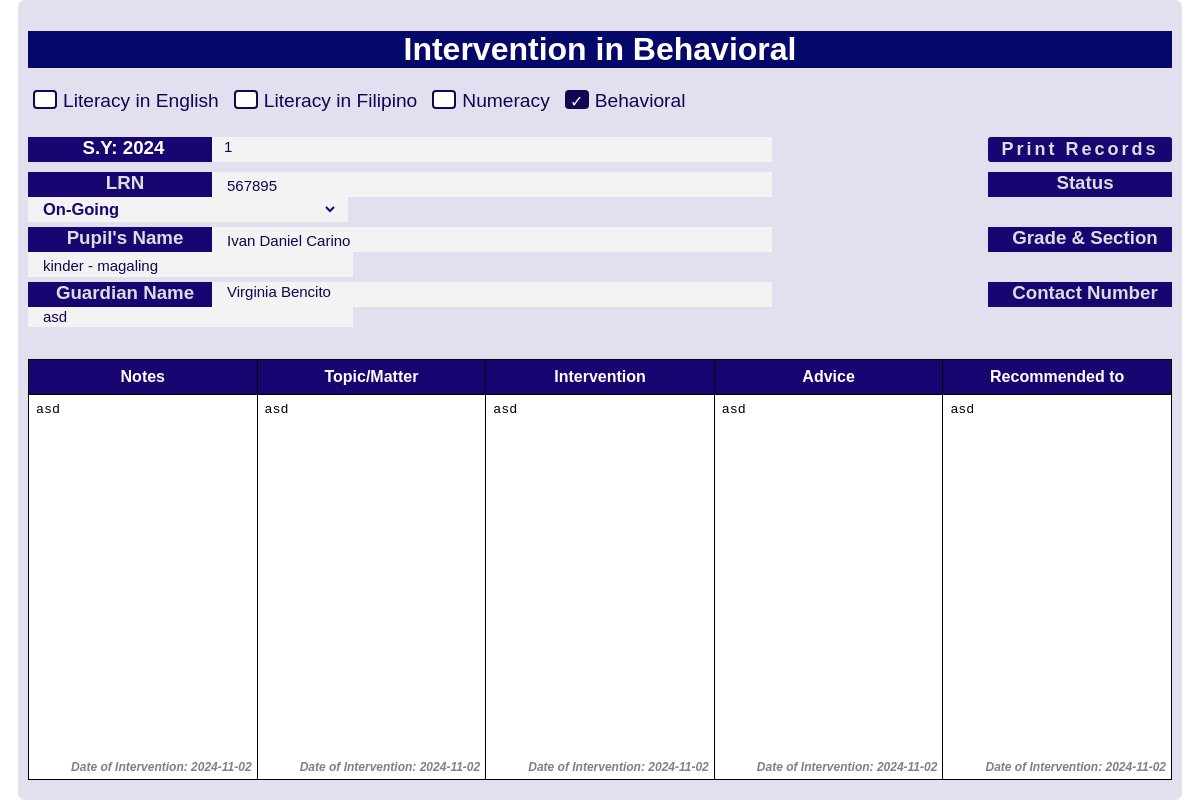
The page /Bacayao_Sur_Elementary_School/adviser_dashboard/classifications/update_record_behavioral.php?lrn=567895&quarter=1&school_year=2024 on the database its author committed.
### tables this page shows
CREATE TABLE `behavioral` (
  `id` int(11) NOT NULL,
  `lrn` varchar(255) NOT NULL,
  `fullname` varchar(255) NOT NULL,
  `grade` varchar(255) NOT NULL,
  `section` varchar(255) NOT NULL,
  `date` varchar(255) NOT NULL,
  `quarter` varchar(255) NOT NULL,
  `classification` varchar(255) NOT NULL,
  `status` varchar(255) NOT NULL,
  `gname` varchar(255) NOT NULL,
  `number` varchar(255) NOT NULL,
  `notes` varchar(255) NOT NULL,
  `intervention` varchar(255) NOT NULL,
  `topic` varchar(255) NOT NULL,
  `advice` varchar(255) NOT NULL,
  `school` varchar(255) NOT NULL,
  `year` varchar(255) NOT NULL,
  `recomended` varchar(255) NOT NULL,
  `intervened` varchar(255) NOT NULL
);

### Bacayao_Sur_Elementary_School/adviser_dashboard/classifications/update_record_behavioral.php (the view, shortened to what this page needs)
<?php
include('../../../database.php');
$lrn = isset($_GET['lrn']) ? $_GET['lrn'] : '';
$quarter = isset($_GET['quarter']) ? $_GET['quarter'] : '';
if ($lrn) {
    $sql = "SELECT * FROM behavioral WHERE lrn = '$lrn' AND quarter = '$quarter'";
    $result = $conn->query($sql);
    if ($result->num_rows > 0) {
        $row = $result->fetch_assoc();
        $fullname = $row['fullname'];
        $grade = $row['grade'];
        $section = $row['section'];
        $status = $row['status'];
        $gname = $row['gname'];
        $number = $row['number'];
        $topic = $row['topic'];
        $advice = $row['advice'];
        $intervention = $row['intervention'];
        $notes = $row['notes'];
        $recomended = $row['recomended'];
        $intervened = $row['intervened'];
    }
}
?>
<!DOCTYPE html>
<html lang="en">
<head>
    <link href='https://unpkg.com/boxicons@2.1.4/css/boxicons.min.css' rel='stylesheet'>
</head>
<body>
    <form action="" method="post" class="form-container english" id="englishForm">
    <div class="main-containers">
    <div class="label" style="text-align: center; margin-bottom: 20px; background-color: #040869;">
    <h1 style="color: white;">Intervention in Behavioral</h1>
</div>
            <div class="checkbox-container">
                <div class="checkbox-item">
                    <label for="checkbox1">Literacy in English</label>
                </div>
                <div class="checkbox-item">
                    <label for="checkbox2">Literacy in Filipino</label>
                </div>
                <div class="checkbox-item">
                    <label for="checkbox3">Numeracy</label>
                </div>
                <div class="checkbox-item">
                    <label for="checkbox4">Behavioral</label>
                </div>
            </div>
            <div class="rows">
                <div class="column">
                <div class="containers" style="background-color: #190572;">
                    <h3 style="margin-left: 7px">S.Y: <?php echo isset($_GET['school_year']) ? htmlspecialchars($_GET['school_year']) : ''; ?></h3>
                </div>
            </div>
            <div class="column column-right">
            <div class="containerss " style="background-color: #F3F3F3; width:560px">
                        <input type="text" name="quarter" id="quarter" value="<?php echo $quarter ?>" readonly>
                    </div>
            </div>
                    <div class="columnss" style="background:none; ">
                        <div class="containerss seconds" >
                            <button style="background:transparent; border: none;"><h3>Print Records</h3></button>
                        </div>
                    </div>
                </div>
                <div class="rows">
                    <div class="columns" >
                        <div class="containerss" style="background-color: #190572">
                            <h3 style="margin-left:10px">LRN</h3>
                        </div>
                    </div>
                    <div class="columns column-rights">
                        <div class="containerss" style="background-color: #F3F3F3; width:560px">
                        <input type="text" name="lrn" id="lrn" value="<?php echo isset($_GET['lrn']) ? htmlspecialchars($_GET['lrn']) : ''; ?>" readonly>
                        </div>
                    </div>
                    <div class="columns column-lefts">
                        <div class="containerss" style="background-color: #190572;">
                            <h3 style="margin-left:10px">Status</h3>
                        </div>
                    </div>
                    <div class="columns half-widths">
    <div class="select-wrapper rights">
        <select id="topdown2" name="status" class="containerss second" style="background-color: #F3F3F3;">
            <option value="" disabled selected hidden><?php echo isset($status) && !empty($status) ? $status : 'Select Status'; ?></option>
        </select>
    </div>
</div>
                </div>
                <div class="rows">
    <div class="columns">
        <div class="containerss" style="background-color: #190572;">
            <h3 style="margin-left:10px">Pupil's Name</h3>
        </div>
    </div>
    <div class="columns column-rights">
        <div class="containerss" style="background-color: #F3F3F3;">
            <input type="text" name="fullname" id="fullname" value="<?php echo isset($fullname) && !empty($fullname) ? $fullname : ''; ?>" readonly>
        </div>
    </div>
    <div class="columns column-lefts">
        <div class="containerss" style="background-color: #190572;">
            <h3 style="margin-left:10px">Grade & Section</h3>
        </div>
    </div>
    <div class="columns half-widths">
        <div class="containerss" style="background-color: #F3F3F3;">
            <input type="text" name="classification" id="classification" value="<?php echo (isset($grade) && !empty($grade) ? $grade : '') . ' - ' . (isset($section) && !empty($section) ? $section : ''); ?>" class="rights" readonly>
        </div>
    </div>
</div>
<div class="rows">
    <div class="columns">
        <div class="containerss" style="background-color: #190572;">
            <h3 style="margin-left:10px">Guardian Name</h3>
        </div>
    </div>
    <div class="columns column-rights">
        <div class="containerss editable-containers" style="background-color: #F3F3F3;">
            <input type="text" name="gname" id="gname" value="<?php echo isset($gname) && !empty($gname) ? $gname : ''; ?>" placeholder=" " required>
        </div>
    </div>
    <div class="columns column-lefts">
        <div class="containerss" style="background-color: #190572;">
            <h3 style="margin-left:10px">Contact Number</h3>
        </div>
    </div>
    <div class="columns half-widths">
        <div class="containerss editable-containers" style="background-color: #F3F3F3;">
            <input type="text" name="number" id="cnumber" value="<?php echo isset($number) && !empty($number) ? $number : ''; ?>" placeholder=" " required class="rights">
        </div>
    </div>
</div>
<table class="update-record">
    <tr id="row1">
        <th>Notes</th>
        <th>Topic/Matter</th>
        <th>Intervention</th>
        <th>Advice</th>
        <th>Recommended to</th>
    </tr>
    <tr id="row2" class="table_body">
        <td>
            <textarea name="notes" placeholder="Enter Notes"><?php echo isset($notes) ? $notes : ''; ?></textarea>
            <span class="dates">Date of Intervention: <?php echo isset($intervened) ? $intervened : ''; ?></span>
        </td>
        <td>
            <textarea name="topic" placeholder="Enter Topic/Matter"><?php echo isset($topic) ? $topic : ''; ?></textarea>
            <span class="dates">Date of Intervention: <?php echo isset($intervened) ? $intervened : ''; ?></span>
        </td>
        <td>
            <textarea name="intervention" placeholder="Enter Intervention"><?php echo isset($intervention) ? $intervention : ''; ?></textarea>
            <span class="dates">Date of Intervention: <?php echo isset($intervened) ? $intervened : ''; ?></span>
        </td>
        <td>
            <textarea name="advice" placeholder="Enter Advice"><?php echo isset($advice) ? $advice : ''; ?></textarea>
            <span class="dates">Date of Intervention: <?php echo isset($intervened) ? $intervened : ''; ?></span>
        </td>
        <td>
            <textarea name="recomended" placeholder="Enter Recommended to"><?php echo isset($recomended) ? $recomended : ''; ?></textarea>
            <span class="dates">Date of Intervention: <?php echo isset($intervened) ? $intervened : ''; ?></span>
        </td>
    </tr>
</table>
            </form>
</body>
</html>

### rows shown on the page
behavioral: status "On-Going", fullname "Ivan Daniel Carino", classification "kinder - magaling", gname "Virginia Bencito", number "asd", notes "asd", intervened "2024-11-02", topic "asd", intervention "asd", advice "asd", recomended "asd"

### other values the page prints
$_GET['school_year'] "2024"
